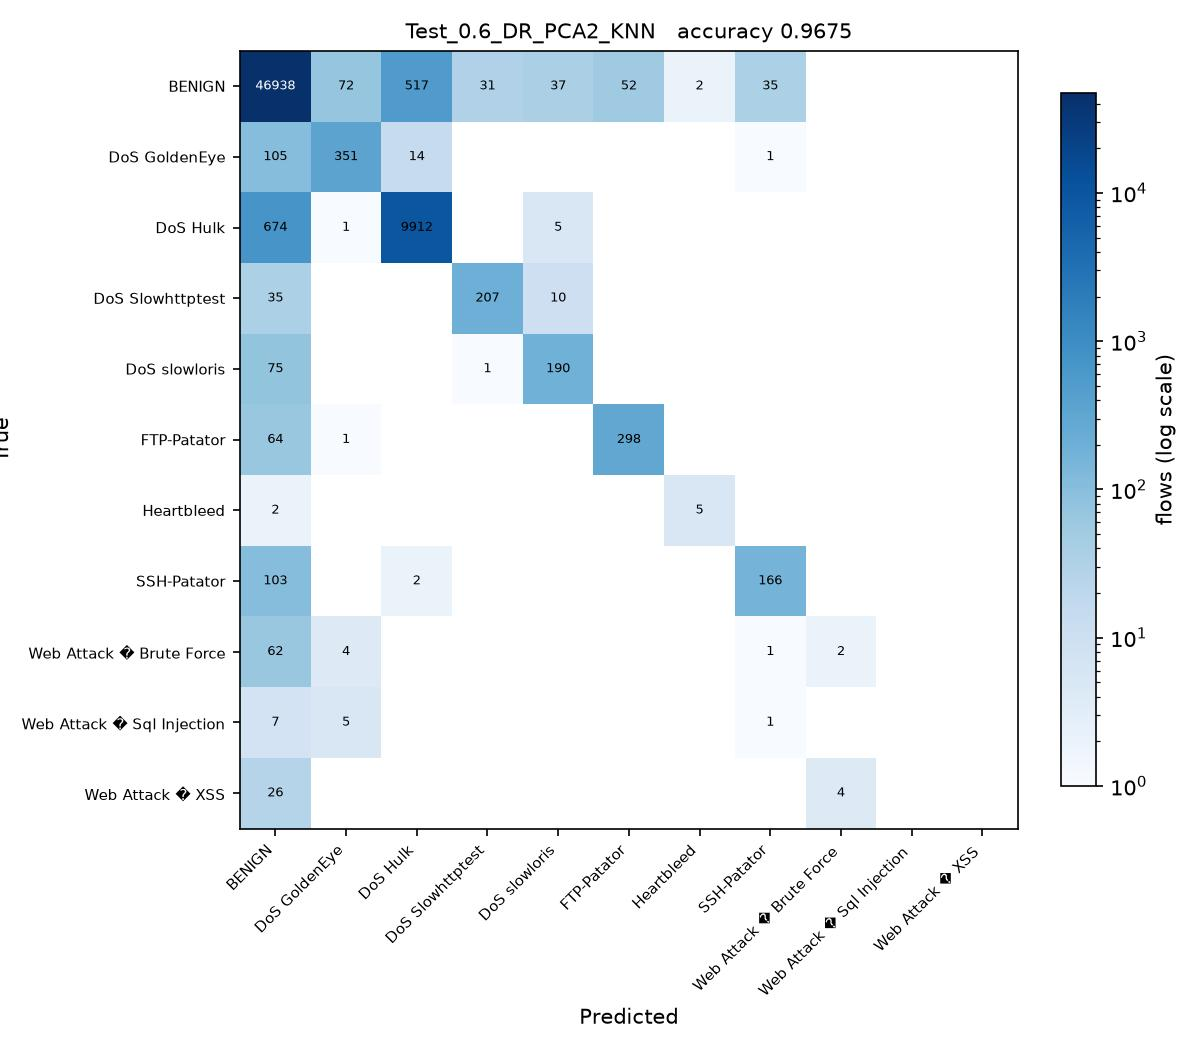

Here is the Python script that generated this plot:
# Test_0.6_DR_PCA2_KNN.py
#
# Test size 0.6  |  PCA, 2 components  |  k-Nearest Neighbors (sheet #13)
#
# This is SGDC_60_40.py with the changes marked CHANGE below and nothing else.

import os
from pathlib import Path

# CHANGE 1: find the folder holding the three CSV files and run from there, so
# the plain file names below resolve no matter where this script is started
# from or how deeply it sits inside the project folder.
HERE = Path(__file__).resolve().parent
for PROJECT in [HERE, *HERE.parents]:
    if (PROJECT / 'Tuesday-WorkingHours.pcap_ISCX.csv').exists():
        os.chdir(PROJECT)
        break
else:
    raise SystemExit('Put this folder inside the folder that holds the three '
                     'CIC-IDS2017 CSV files, then run the script again.')
import numpy as np
import pandas as pd

df1 = pd.read_csv('Tuesday-WorkingHours.pcap_ISCX.csv', low_memory=True)
df2 = pd.read_csv('Wednesday-workingHours.pcap_ISCX.csv', low_memory=True)
df3 = pd.read_csv('Thursday-WorkingHours-Morning-WebAttacks.pcap_ISCX.csv', low_memory=True)

dataset = pd.concat([df1, df2, df3], ignore_index=True)

dataset.columns = dataset.columns.str.strip()

# CHANGE 2: a stratified sample of 100000 flows, the same for every run. An RBF
# SVM on all 1.3 million flows would take about an hour per script.
# At least 50 flows of every class are kept.
label = dataset.columns[-1]
dataset = pd.concat(
    [g.sample(n=min(len(g), max(50, round(100000 * len(g) / len(dataset)))), random_state=0)
     for _, g in dataset.groupby(label)],
    ignore_index=True
)

X = dataset.iloc[:, :-1]
y = dataset.iloc[:, -1]

X = X.apply(pd.to_numeric, errors='coerce')

X.replace([np.inf, -np.inf], np.nan, inplace=True)

from sklearn.impute import SimpleImputer

imputer = SimpleImputer(missing_values=np.nan, strategy='mean')
X = imputer.fit_transform(X)

from sklearn.preprocessing import LabelEncoder

labelencoder_y = LabelEncoder()
y = labelencoder_y.fit_transform(y)

from sklearn.model_selection import train_test_split

X_train, X_test, y_train, y_test = train_test_split(
    X,
    y,
    test_size=0.6,   # CHANGE 3: test size
    random_state=0,
    stratify=y
)

# CHANGE 4: PCA, from PCA_LDA_KErnel_PCA_CODE.pdf (fit only on training data)
from sklearn.decomposition import PCA

pca = PCA(n_components=2)
X_train = pca.fit_transform(X_train)
X_test = pca.transform(X_test)

# CHANGE 5: k-Nearest Neighbors (sheet #13) in place of SGDClassifier
from sklearn.neighbors import KNeighborsClassifier

classifier = KNeighborsClassifier(
    n_neighbors=5,
    metric='minkowski',
    p=2
)

classifier.fit(X_train, y_train)

y_pred = classifier.predict(X_test) 

from sklearn.metrics import confusion_matrix
from sklearn.metrics import accuracy_score
from sklearn.metrics import precision_score
from sklearn.metrics import recall_score
from sklearn.metrics import f1_score
from sklearn.metrics import classification_report

cm = confusion_matrix(y_test, y_pred)

print("Confusion Matrix:\n")
print(cm)

print("\nAccuracy : {:.4f}".format(accuracy_score(y_test, y_pred)))
print("\nPrecision : {:.4f}".format(precision_score(y_test, y_pred, average='weighted')))
print("\nRecall : {:.4f}".format(recall_score(y_test, y_pred, average='weighted')))
print("\nF1 Score : {:.4f}".format(f1_score(y_test, y_pred, average='weighted')))

print("\nClassification Report:\n")
print(classification_report(y_test, y_pred))

# CHANGE 6: save the confusion matrix as Test_0.6_DR_PCA2_KNN.jpg and record the result
import matplotlib
matplotlib.use('Agg')
import matplotlib.pyplot as plt
from matplotlib.colors import LogNorm

here = HERE                     # the folder this script sits in
names = [str(c) for c in labelencoder_y.classes_]
fig, ax = plt.subplots(figsize=(8, 7))
im = ax.imshow(cm, cmap='Blues', norm=LogNorm(vmin=1))
ax.set_xticks(range(len(names)), names, rotation=45, ha='right', fontsize=7)
ax.set_yticks(range(len(names)), names, fontsize=7)
ax.set_xlabel('Predicted')
ax.set_ylabel('True')
ax.set_title('Test_0.6_DR_PCA2_KNN   accuracy {:.4f}'.format(accuracy_score(y_test, y_pred)), fontsize=10)
for i in range(cm.shape[0]):
    for j in range(cm.shape[1]):
        if cm[i, j]:
            ax.text(j, i, cm[i, j], ha='center', va='center', fontsize=6,
                    color='white' if cm[i, j] > cm.max() / 3 else 'black')
fig.colorbar(im, ax=ax, fraction=0.04, label='flows (log scale)')
fig.tight_layout()
fig.savefig(here / 'Test_0.6_DR_PCA2_KNN.jpg', dpi=150)
plt.close(fig)

row = pd.DataFrame([{
    'Test': 0.6, 'DR': 'PCA2', 'Clas': 'KNN',
    'Acc': round(accuracy_score(y_test, y_pred), 4),
    'Pre': round(precision_score(y_test, y_pred, average='weighted'), 4),
    'Rec': round(recall_score(y_test, y_pred, average='weighted'), 4),
    'F1': round(f1_score(y_test, y_pred, average='weighted'), 4),
    'script': 'Test_0.6_DR_PCA2_KNN',
}])
out = PROJECT / 'results' / '75_runs_pca.csv'
out.parent.mkdir(exist_ok=True)
if out.exists():
    old = pd.read_csv(out)
    row = pd.concat([old[old['script'] != 'Test_0.6_DR_PCA2_KNN'], row], ignore_index=True)
row.to_csv(out, index=False)
